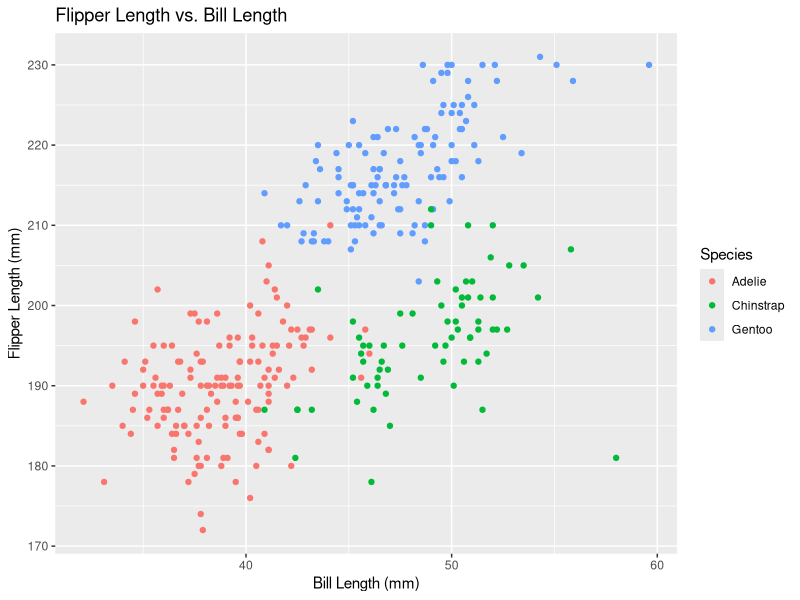
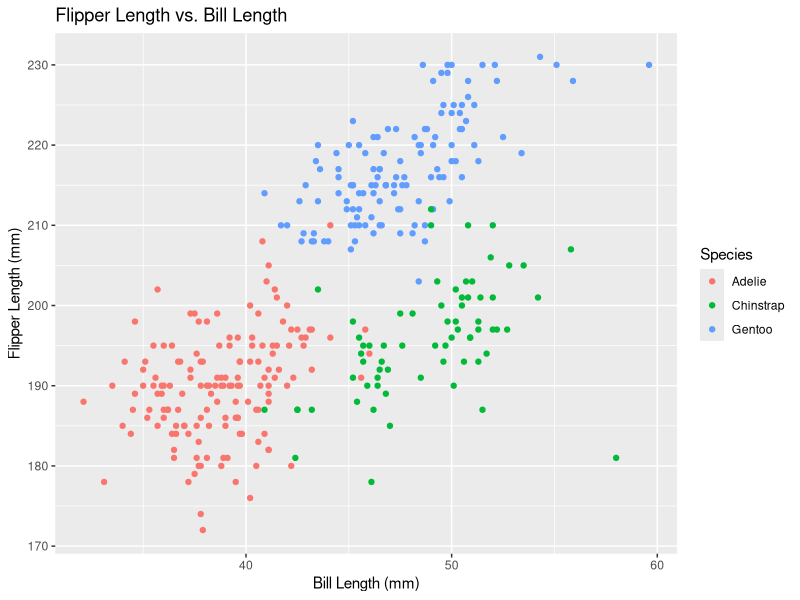

Source code (R) for these figures, in order:
## ---- chunk 1
data("penguins", package = "palmerpenguins")
## ---- chunk 2
library(tidyverse)
names(penguins)
nrow(penguins)
ncol(penguins)
mean(pull(penguins, flipper_length_mm), na.rm = TRUE)
## ---- chunk 3
library(ggplot2)

ggplot(penguins, aes(x = bill_length_mm, y = flipper_length_mm, color = species)) +
  geom_point(na.rm = TRUE) +
  labs(title = "Flipper Length vs. Bill Length",
       x = "Bill Length (mm)",
       y = "Flipper Length (mm)",
       color = "Species")
## ---- chunk 4
ggsave("scatterplot_penguins.png")
## ---- chunk 5
library(tidyverse)

random_sample = rnorm(10)
logical_vector = random_sample > 0
character_vector = letters[1:10]
factor_vector = factor(rep(c("low", "medium", "high"), length.out = 10)) 

df = tibble(
  random_sample = random_sample,
  logical_vector = logical_vector,
  character_vector = character_vector,
  factor_vector = factor_vector
)

view(df)

## ---- chunk 6
mean(pull(df, random_sample))
mean(pull(df, logical_vector))
mean(pull(df, character_vector))
mean(pull(df, factor_vector))

## ---- chunk 7
as.numeric(pull(df,logical_vector))  
as.numeric(pull(df,character_vector)) 
as.numeric(pull(df,factor_vector))
